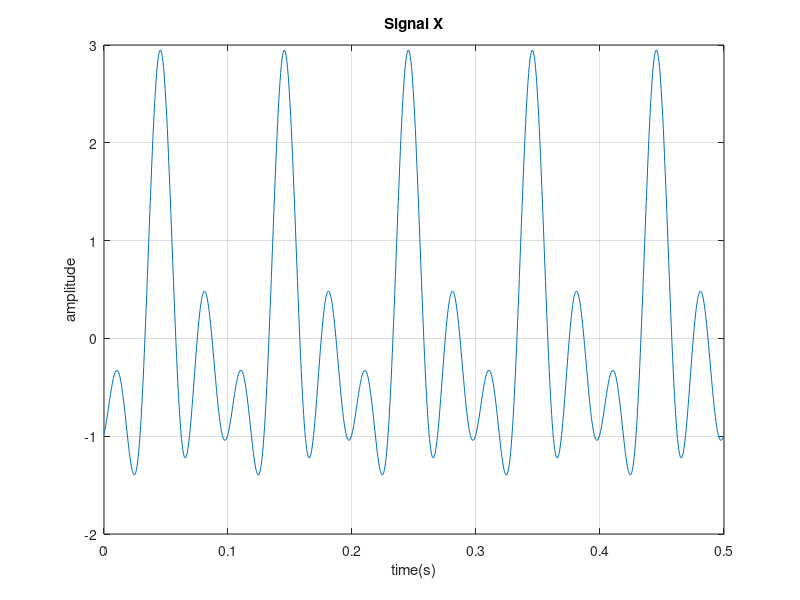

MATLAB code to generate this figure:
%4

% Fases = rand(1,3) -->  [0,1]
Fases = rand(1,3) *2*pi - pi; %--->[0, 2pi] -> [-pi, pi]
Fs1 = Fases(1);
Fs2 = Fases(2);
Fs3 = Fases(3); 

f = 10;
T = 0.1;
Ta = 5 * T /1000;
t = [0:Ta:(5*T-Ta)]';

x = sin(2*pi*10*t + Fs1) + sin(2*pi*20*t + Fs2) + sin(2*pi*30*t + Fs3);

% funcao e periodica se f1 f2 e f3 forem multiplos de f0

plot(t,x);
xlabel('time(s)');
ylabel('amplitude');
title('Signal X');
grid;







